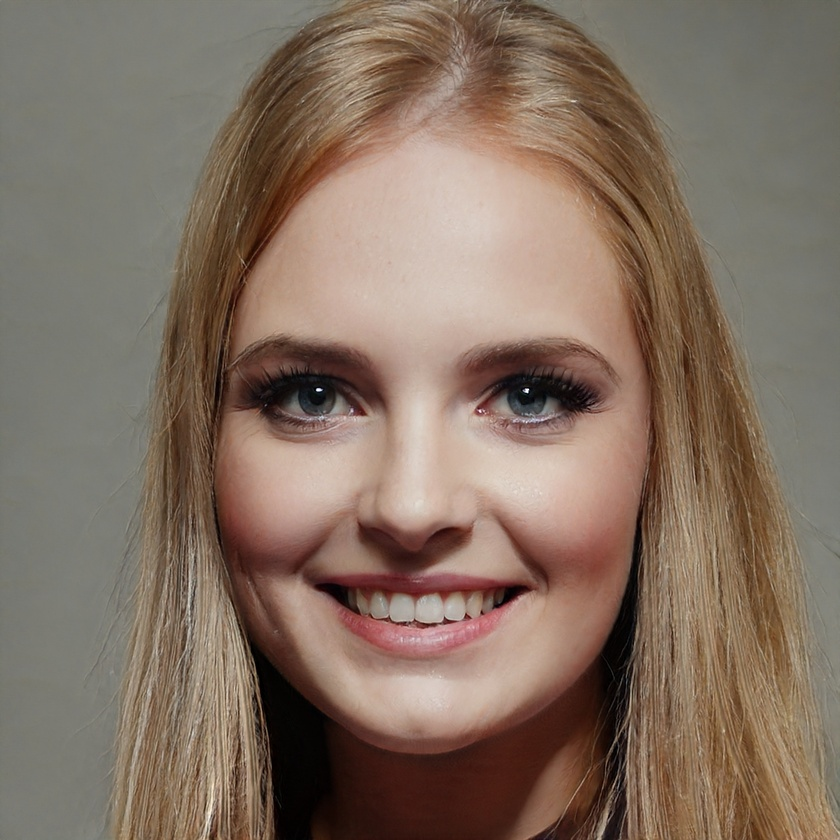
#> input picture meinv.jpg, 840 x 840 px, shrunk from 1024 x 1024 before the run
$ python test.py
#> lines starting #> are read from the running program, lines starting #| are printed output that depends on the picture; after the words box and inside, x2 and y2 are one past the last pixel; in counts of white or black regions, pixels touching at a corner belong together
import cv2
import numpy as np

if __name__ == '__main__':
    # 加载图像
    img = cv2.imread('meinv.jpg')
#> img is the input picture: shape (840, 840, 3); mean B, G, R 97.6, 112, 131.2
    # 加载分类器，这里使用的是opencv的人脸分类器，参数为haar特征的xml文件，
    face_detector = cv2.CascadeClassifier('haarcascade_frontalface_alt.xml')
    # 这是一个多尺度检测，返回的是一个坐标列表
    faces = face_detector.detectMultiScale(img)
#> faces = [[146, 183, 552, 552]]
    print(faces)
#| [[146 183 552 552]]
    for (x, y, w, h) in faces:
        # 画出矩形框
        cv2.rectangle(img, (x, y), (x + w, y + h), (255, 0, 0), 2)
#> this loop made 1 pass
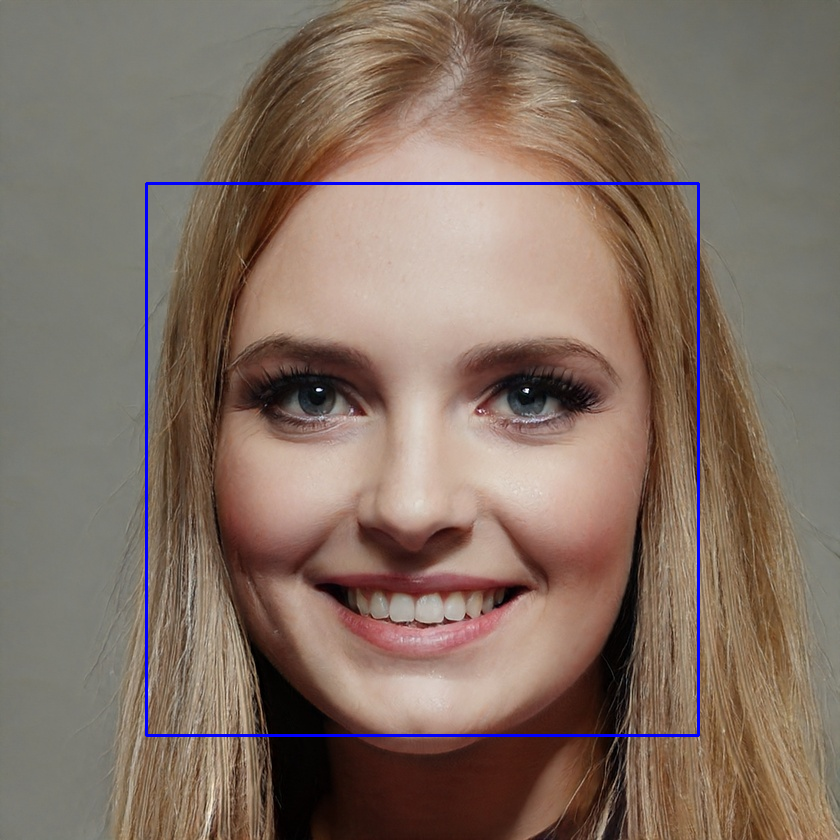
#> img: shape (840, 840, 3); 0.94% of pixels changed, all inside (x1, y1, x2, y2) = (145, 182, 700, 737)

    # 显示图像
    cv2.imshow('img', img)
    cv2.waitKey(0)
    cv2.destroyAllWindows()
